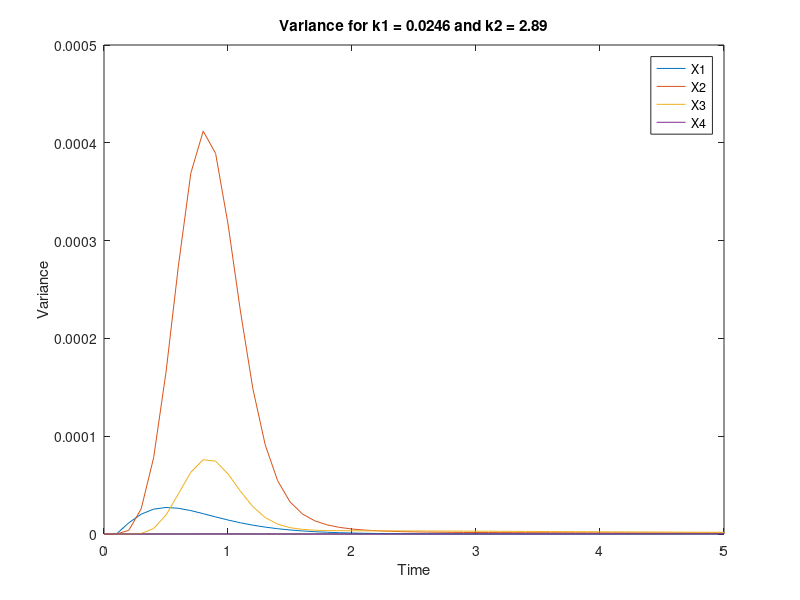

Recreate this plot in MATLAB.
%% EKF system: NOT FULLY DONE FOR SYSTEM YET 

final_time = 5;
tstep = .1;
Nx = 8;
Ny = 1;
N_sim = final_time/tstep +1;

t = 0:tstep:final_time;
%initialise all vectors as a function of NaN
%Vectors of states and outputs:
x = zeros(Nx,N_sim); % X S P
y = zeros(Ny,N_sim);
xp = zeros(Nx,N_sim);
%Noises:
w = NaN(Nx,Nx,N_sim); %Process noise
v = NaN(Ny,Ny,N_sim); %Measurement noise

% Matrices for noise:
%Q = eye(Nx)*0.01;
%R = eye(Ny)*0.01;
xi1 = [-sqrt(3) -sqrt(3) -sqrt(3) 0 0 0 sqrt(3) sqrt(3) sqrt(3)];
xi2 = [-sqrt(3) 0 sqrt(3) -sqrt(3) 0 sqrt(3) -sqrt(3) 0 sqrt(3)];
%Initialise parameters:
for i = 1:1:9
k1 = xi1(i)*.0021 + .021;
k2 = xi2(i)*.246 + 2.46;
k3 = .1066; %min^-1
k4 = .10658; %min^-1
tau = 6.4; %min
epo = 100;

S = zeros(Ny,Ny,N_sim);
invS = zeros(Ny,Ny,N_sim);
K = zeros(Nx,Ny,N_sim);
P = zeros(Nx,Nx,N_sim);
Pp = zeros(Nx,Nx,N_sim);
ytilde = zeros(Ny,N_sim);
mu = zeros(1,N_sim);

% initialise the whole thing with first concentration 1, rest 0 
x(1:8,1) = [1 0 0 0 0 0 0 0]';
dFdx(:,:,1) = zeros(8,8);
dHdx(:,:,1) = [1 1 1 1 0 0 0 0]';
xp(1:8,1) = x(:,1);
z(:,1) = xp(1,1);

%% Inputs:
% D(1,1) = 
% Sf(1,1) =

for k = 2:N_sim %either this or from 1:N_sim-1 taking into consideration the first iteration \
    
%just xp(1,k)
    
    xp(1,k) = xp(1,k-1) + tstep*(-k1*x(1,k-1)*epo + 2*k4*x(8,k-1));
    xp(2,k) = xp(2,k-1) + tstep*(-k2*((x(2,k-1))^2) + k1*x(1,k-1)*epo);
    xp(3,k) = xp(3,k-1) + tstep*(-k3*x(3,k-1) + .5*k2*((x(2,k-1))^2));
    xp(4,k) = xp(4,k-1) + tstep*(k3*x(3,k-1) - k4*x(8,k-1));
    xp(5,k) = xp(5,k-1) + tstep*((4/tau)*(x(3,k-1) - x(5,k-1)));
    xp(6,k) = xp(6,k-1) + tstep*((4/tau)*(x(5,k-1) - x(6,k-1)));
    xp(7,k) = xp(7,k-1) + tstep*((4/tau)*(x(6,k-1) - x(7,k-1))); 
    xp(8,k) = xp(8,k-1) + tstep*((4/tau)*(x(7,k-1) - x(8,k-1)));
  
    

    
    % Jacobian analytical expressions: - there needs to be an extra dimension
    % because of the uncertain parameter:
    
% Use delay equations for time delay term to get 8X8 matrix
    dFdx(:,:,k) = [[-k1*epo,0,0,0,0,0,0,2*k4];
        [k1*epo,-2*k2*x(2,k-1),0,0,0,0,0,0]; 
        [0,k2*x(2,k-1),-k3,0,0,0,0,0]; [0,0,k3,0,0,0,0,-k4];
        [0,0,4/tau,0,-4/tau,0,0,0]; [0,0,0,0,4/tau,-4/tau,0,0];
        [0,0,0,0,0,4/tau,-4/tau,0]; [0,0,0,0,0,0,4/tau,-4/tau]];
    dHdx(:,:,k) = [1 1 1 1 0 0 0 0];
    Q = zeros(Nx);
    if k == 2 
        Q = zeros(Nx);
    else
    c11 = var(xp(1,1:k-1));c12 = cov(xp(1,1:k-1),xp(2,1:k-1));
    c13 = cov(xp(1,1:k-1),xp(3,1:k-1)); c14 = cov(xp(1,1:k-1),xp(4,1:k-1));
    c22 = var(xp(2,1:k-1)); c23 = cov(xp(2,1:k-1),xp(3,1:k-1));
    c24 = cov(xp(2,1:k-1),xp(4,1:k-1)); c33 = var(xp(3,1:k-1));
    c34 = cov(xp(3,1:k-1),xp(4,1:k-1)); c44 = var(xp(4,1:k-1));
    %Figure 2
%     Q = [[c11,c12(1,2),c13(1,2),c14(1,2),0,0,0,0;]*xp(1,k-1)*.005
%             [c12(1,2),c22,c23(1,2),c24(1,2),0,0,0,0].*xp(2,k-1)*.005;
%             [c13(1,2),c23(1,2),c33,c34(1,2),0,0,0,0].*xp(3,k-1)*.005;
%             [c14(1,2),c24(1,2),c34(1,2),c44,0,0,0,0].*xp(4,k-1)*.005;
%             0,0,0,0,0,0,0,0;0,0,0,0,0,0,0,0;0,0,0,0,0,0,0,0;
%             0,0,0,0,0,0,0,0;];
%       %Figure 3
%       Q = [[xp(1,k-1),sqrt(xp(2,k-1))*sqrt(xp(1,k-1)),sqrt(xp(3,k-1))*sqrt(xp(1,k-1)),sqrt(xp(4,k-1))*sqrt(xp(1,k-1)),0,0,0,0]*0.005;
%             [sqrt(xp(1,k-1))*sqrt(xp(2,k-1)),xp(2,k-1),sqrt(xp(3,k-1))*sqrt(xp(2,k-1)),sqrt(xp(4,k-1))*sqrt(xp(2,k-1)),0,0,0,0]*0.005;
%             [sqrt(xp(1,k-1))*sqrt(xp(3,k-1)),sqrt(xp(2,k-1))*sqrt(xp(3,k-1)),xp(3,k-1),sqrt(xp(4,k-1))*sqrt(xp(3,k-1)),0,0,0,0]*0.005;
%             [sqrt(xp(1,k-1))*sqrt(xp(4,k-1)),sqrt(xp(2,k-1))*sqrt(xp(4,k-1)),sqrt(xp(3,k-1))*sqrt(xp(4,k-1)),xp(4,k-1),0,0,0,0]*0.005;
%             0,0,0,0,0,0,0,0;0,0,0,0,0,0,0,0;0,0,0,0,0,0,0,0;
%             0,0,0,0,0,0,0,0;];
%           
%       %Figure 4  
    Q = [[c11*xp(1,k-1),c12(1,2)*sqrt(xp(1,k-1)*xp(2,k-1)),c13(1,2)*sqrt(xp(1,k-1)*xp(3,k-1)),c14(1,2)*sqrt(xp(1,k-1)*xp(4,k-1)),0,0,0,0;]*.005
            [c12(1,2)*sqrt(xp(1,k-1)*xp(2,k-1)),c22*xp(2,k-1),c23(1,2)*sqrt(xp(2,k-1)*xp(3,k-1)),c24(1,2)*sqrt(xp(2,k-1)*xp(4,k-1)),0,0,0,0]*.005;
            [c13(1,2)*sqrt(xp(1,k-1)*xp(3,k-1)),c23(1,2)*sqrt(xp(2,k-1)*xp(3,k-1)),c33*xp(3,k-1),c34(1,2)*sqrt(xp(3,k-1)*xp(4,k-1)),0,0,0,0]*.005;
            [c14(1,2)*sqrt(xp(1,k-1)*xp(4,k-1)),c24(1,2)*sqrt(xp(2,k-1)*xp(4,k-1)),c34(1,2)*sqrt(xp(3,k-1)*xp(4,k-1)),c44*xp(4,k-1),0,0,0,0]*.005;
            0,0,0,0,0,0,0,0;0,0,0,0,0,0,0,0;0,0,0,0,0,0,0,0;
            0,0,0,0,0,0,0,0;];
     end
%     for j = 1:1:4 %Figure 5
%         Q(j,j) = tstep*(.005)*xp(j,k-1);
%     end
    R = 0;
    Pp(:,:,k) = tstep*(dFdx(:,:,k)*P(:,:,k-1)*dFdx(:,:,k)') + tstep*Q;
    %S(:,:,k) = dHdx(:,:,k)*Pp(:,:,k)*dHdx(:,:,k)' + R;
    %invS(:,:,k) = inv(S(:,:,k));
    
    %K(:,:,k) = Pp(:,:,k)*dHdx(:,:,k)'*(invS(:,:,k)); 
%     A(:,:,k) = (dFdx(:,:,k)*tstep + eye(Nx)); % [[-D(k-1) + mu(k),0,0,0];[-mu(k)/Yxs , D(k-1)*Sf/x(2,k-1) - D(k-1),0,0];[alpha*mu(k)+beta, 0 ,-D(k-1),0];[0, 0 , 0 , 1]];
%     Pp(:,:,k) = A(:,:,k)*P(:,:,k-1) + Q;
    %Measurement residual:
    z(:,k) = [xp(1,k)];
    %ytilde(:,k) = z(:,k) - [xp(1,k)]; 
    %Update the state estimate as well as the covariance estimate:
    x(:,k) = xp(:,k);% + K(:,:,k)*ytilde(:,k);
    %P(:,:,k) = (eye(Nx) - K(:,:,k)*dHdx(:,:,k))*Pp(:,:,k);
    P(:,:,k) = Pp(:,:,k);


 %plot(1,1) of Pp matrix for variance   
end

%figure 
% subplot(1,2,1),
% plot(t,xp(1,:)); hold on; plot(t,xp(2,:)); plot(t,xp(3,:)); plot(t,xp(4,:));
% xlabel('Time')
% ylabel('Expected Value')
% legend('X1','X2','X3','X4')
% title(['Expected Value for k1 = ',num2str(k1,3), ' and k2 = ',num2str(k2,3)])

var1 = squeeze(Pp(1,1,:));
var2 = squeeze(Pp(2,2,:));
var3 = squeeze(Pp(3,3,:));
var4 = squeeze(Pp(4,4,:));
vartotal1(i,:) = [var1]';
vartotal2(i,:) = [var2]';
vartotal3(i,:) = [var3]';
vartotal4(i,:) = [var4]';

end

save('vartotal1','vartotal1')
save('vartotal2','vartotal2')
save('vartotal3','vartotal3')
save('vartotal4','vartotal4')
figure
% subplot(1,2,2),
plot(t,var1); hold on; plot(t,var2); plot(t,var3); plot(t,var4);
xlabel('Time')
ylabel('Variance')
legend('X1','X2','X3','X4')
title(['Variance for k1 = ',num2str(k1,3), ' and k2 = ',num2str(k2,3)])

